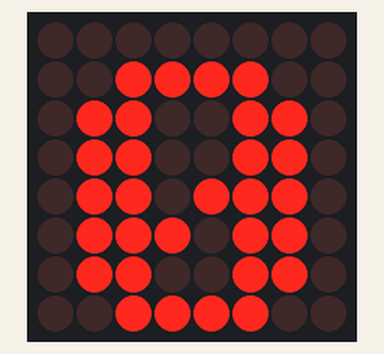
Bench run of a sketch on a simulated Arduino Uno, built with avr-gcc and run on an emulated ATmega328P. Shown: 8×8 LED matrix. Wiring (inferred from the names in the program): MAX7219 LED driver (orientation assumed): data pin 8; clock pin 10; CS pin 9.

Above: at 0.1 s.
At 1.1 s:
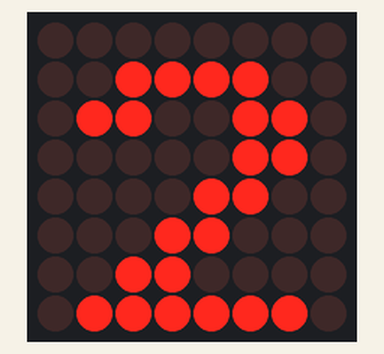
At 1.6 s:
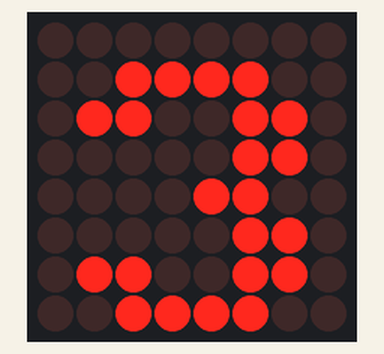
At 2.6 s:
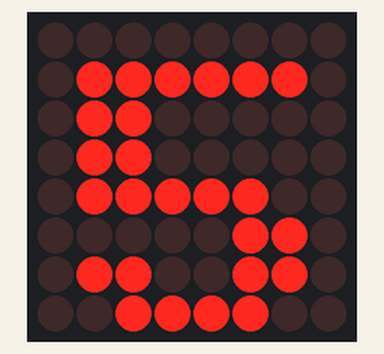
At 4.1 s:
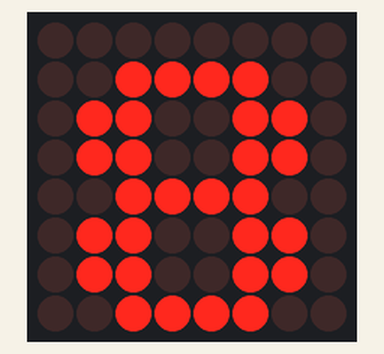
At 5.6 s:
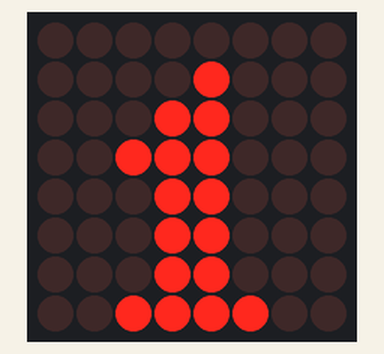

The sketch:

MatriceLED.ino
```cpp
// Per realizzare questo firmware ci siamo ispirati a:
// http://linksprite.com/wiki/index.php5?title=LED_Matrix_Kit
unsigned char i;
unsigned char j;
/*Port Definitions*/
int Max7219_pinCLK = 10;
int Max7219_pinCS = 9;
int Max7219_pinDIN = 8;

// La conversione da bitmap a codice binario è stata fatta qui:
// http://www.pial.net/post/8x8-Dot-matrix-font-generator-based-on-javascript-and-HTML.aspx
unsigned char disp1[10][8]={
{B00000000,B00111100,B01100110,B01100110,B01101110,B01110110,B01100110,B00111100},//0
{B00000000,B00001000,B00011000,B00111000,B00011000,B00011000,B00011000,B00111100},//1
{B00000000,B00111100,B01100110,B00000110,B00001100,B00011000,B00110000,B01111110},//2
{B00000000,B00111100,B01100110,B00000110,B00001100,B00000110,B01100110,B00111100},//3
{B00000000,B00100000,B01100000,B01101100,B01101100,B01111110,B00001100,B00001100},//4
{B00000000,B01111110,B01100000,B01100000,B01111100,B00000110,B01100110,B00111100},//5
{B00000000,B00111100,B01100110,B01100000,B01111100,B01100110,B01100110,B00111100},//6
{B00000000,B01111110,B00000110,B00000110,B00001100,B00011000,B00011000,B00011000},//7
{B00000000,B00111100,B01100110,B01100110,B00111100,B01100110,B01100110,B00111100},//8
{B00000000,B00111100,B01100110,B01100110,B00111110,B00000110,B01100110,B00111100},//9
};

void Write_Max7219_byte(unsigned char DATA)
{
            unsigned char i;
        digitalWrite(Max7219_pinCS,LOW);
        for(i=8;i>=1;i--)
          {
             digitalWrite(Max7219_pinCLK,LOW);
             digitalWrite(Max7219_pinDIN,DATA&0x80);// Extracting a bit data
             DATA = DATA<<1;
             digitalWrite(Max7219_pinCLK,HIGH);
           }
}

void Write_Max7219(unsigned char address,unsigned char dat)
{
        digitalWrite(Max7219_pinCS,LOW);
        Write_Max7219_byte(address);           //address，code of LED
        Write_Max7219_byte(dat);               //data，figure on LED
        digitalWrite(Max7219_pinCS,HIGH);
}

void Init_MAX7219(void)
{
 Write_Max7219(0x09, 0x00);       //decodifica: BCD
 Write_Max7219(0x0a, 0x06);       //luminosità
 Write_Max7219(0x0b, 0x07);       //limite scan；8 LEDs
 Write_Max7219(0x0c, 0x01);       //power-down mode：0，normal mode：1
 Write_Max7219(0x0f, 0x00);       //test display：1；EOT，display：0
}

void setup()
{
  pinMode(Max7219_pinCLK,OUTPUT);
  pinMode(Max7219_pinCS,OUTPUT);
  pinMode(Max7219_pinDIN,OUTPUT);
  delay(50);
  Init_MAX7219();
}

void loop()
{
   for(j=0;j<10;j++)
  {
   for(i=1;i<9;i++)
    Write_Max7219(i,disp1[j][i-1]);
   delay(500);
  }
}
```

Measured:
- by itself, everything shown: repeats every 5.0 s, in 10 steps
- what the display in image 0 shows lasts 0.5 s, from 0.1 s to 0.6 s
